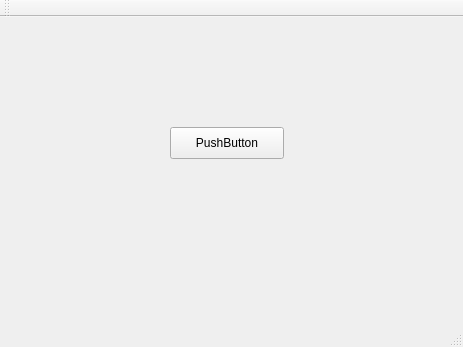
<?xml version="1.0" encoding="UTF-8"?>
<ui version="4.0">
 <class>MainWindow</class>
 <widget class="QMainWindow" name="MainWindow">
  <property name="geometry">
   <rect>
    <x>0</x>
    <y>0</y>
    <width>463</width>
    <height>347</height>
   </rect>
  </property>
  <property name="windowTitle">
   <string>MainWindow</string>
  </property>
  <widget class="QWidget" name="centralWidget">
   <widget class="QPushButton" name="pushButton">
    <property name="geometry">
     <rect>
      <x>170</x>
      <y>110</y>
      <width>114</width>
      <height>32</height>
     </rect>
    </property>
    <property name="text">
     <string>PushButton</string>
    </property>
   </widget>
  </widget>
  <widget class="QMenuBar" name="menuBar">
   <property name="geometry">
    <rect>
     <x>0</x>
     <y>0</y>
     <width>463</width>
     <height>22</height>
    </rect>
   </property>
  </widget>
  <widget class="QToolBar" name="mainToolBar">
   <attribute name="toolBarArea">
    <enum>TopToolBarArea</enum>
   </attribute>
   <attribute name="toolBarBreak">
    <bool>false</bool>
   </attribute>
  </widget>
  <widget class="QStatusBar" name="statusBar"/>
 </widget>
 <layoutdefault spacing="6" margin="11"/>
 <resources/>
 <connections>
  <connection>
   <sender>pushButton</sender>
   <signal>clicked()</signal>
   <receiver>MainWindow</receiver>
   <slot>close()</slot>
   <hints>
    <hint type="sourcelabel">
     <x>245</x>
     <y>162</y>
    </hint>
    <hint type="destinationlabel">
     <x>85</x>
     <y>79</y>
    </hint>
   </hints>
  </connection>
 </connections>
</ui>
